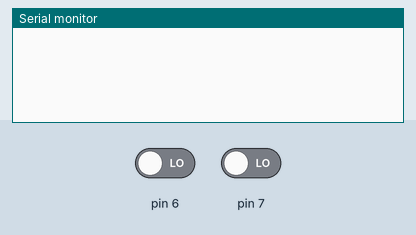
A sketch run on a simulated Arduino Uno, built with avr-gcc and run on an emulated ATmega328P. On the bench: the last lines printed to the serial monitor. The inputs (shaded band) are chosen by the test bench; at power-on: pin 6 LOW, pin 7 LOW.

Above: at 1.2 s.
1.3 s: pin 6 driven HIGH
At 2.0 s:
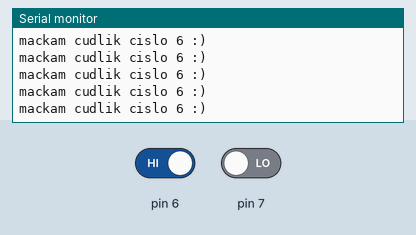
3.2 s: pin 7 driven HIGH
At 3.8 s:
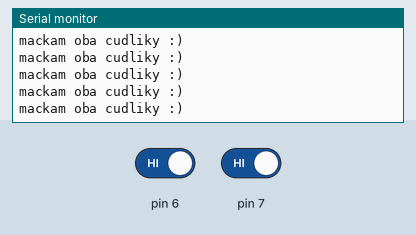
5.1 s: pin 6 driven LOW
At 6.0 s:
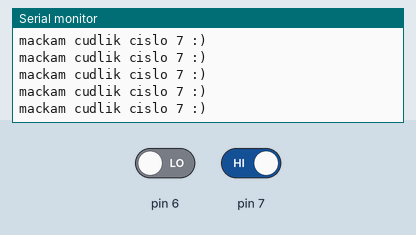
8.1 s: pin 6 driven HIGH
At 8.7 s:
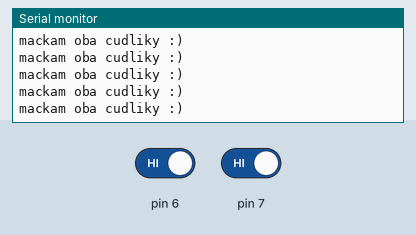
11.1 s: pin 7 driven LOW
At 11.7 s:
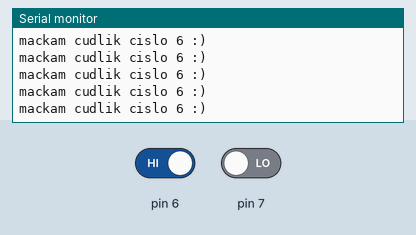
14.1 s: pin 7 driven HIGH
At 14.6 s:
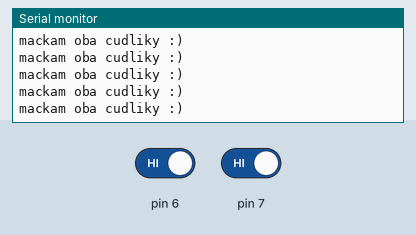

The sketch:

testDvouCudliku.ino
```cpp
void setup() {
  // put your setup code here, to run once:
  pinMode(6, INPUT);
  pinMode(7, INPUT);
  Serial.begin(9600);

}

void loop() {
  // put your main code here, to run repeatedly:
  if(digitalRead(6) == HIGH && digitalRead(7) == HIGH)
  {
    Serial.println("mackam oba cudliky :)");
  }
  else if (digitalRead(7) == HIGH)
  {
    Serial.println("mackam cudlik cislo 7 :)");
  }
  else if(digitalRead(6) == HIGH)
  {
     Serial.println("mackam cudlik cislo 6 :)");
  }

}
```

Measured:
- after the input at 1.3 s, the serial monitor: prints a new line at once (image 1)
- after the input at 3.2 s, the serial monitor: prints a new line after 0.07 s (image 2)
- after the input at 5.1 s, the serial monitor: prints a new line after 0.09 s (image 3)
- after the input at 11.1 s, the serial monitor: prints a new line after 0.08 s (image 5)
